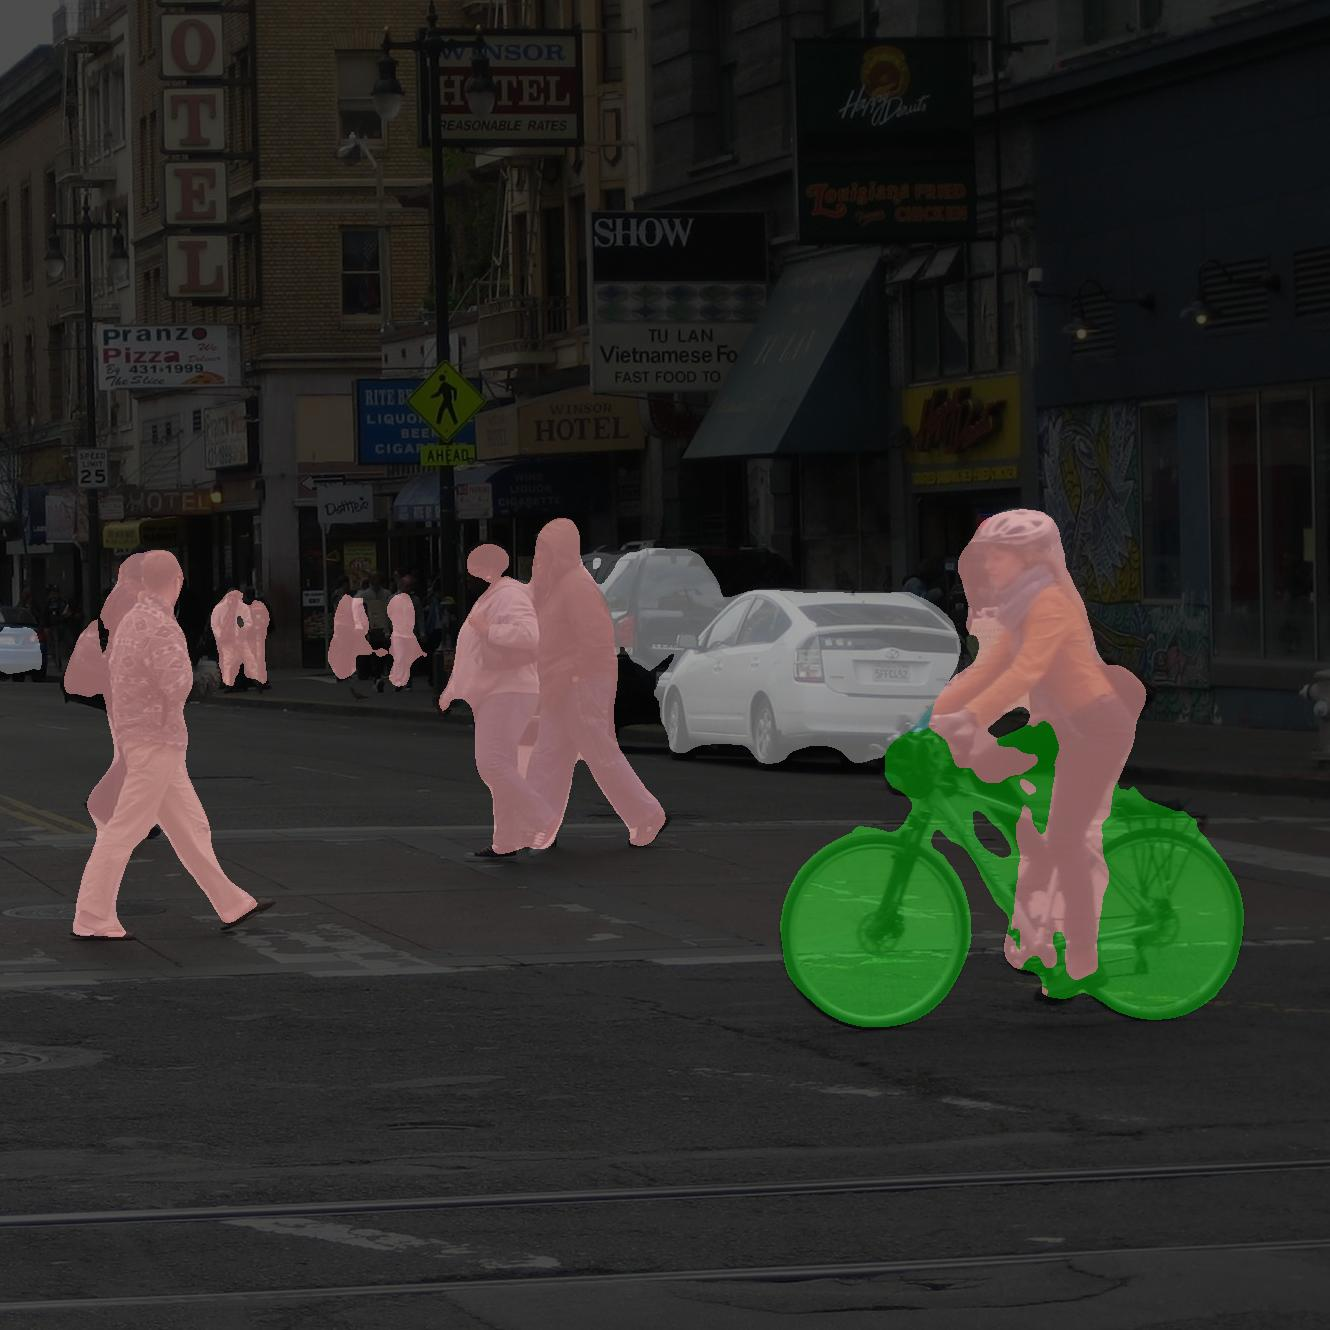

This figure's Python source:
#----------------------------------------------------#
#   将单张图片预测、摄像头检测和FPS测试功能
#   整合到了一个py文件中，通过指定mode进行模式的修改。
#----------------------------------------------------#
import time

import cv2
import numpy as np
from PIL import Image

from unet import Unet

if __name__ == "__main__":
    #-------------------------------------------------------------------------#
    #   如果想要修改对应种类的颜色，到__init__函数里修改self.colors即可
    #-------------------------------------------------------------------------#
    unet = Unet()
    #----------------------------------------------------------------------------------------------------------#
    #   mode用于指定测试的模式：
    #   'predict'表示单张图片预测，如果想对预测过程进行修改，如保存图片，截取对象等，可以先看下方详细的注释
    #   'video'表示视频检测，可调用摄像头或者视频进行检测，详情查看下方注释。
    #   'fps'表示测试fps，使用的图片是img里面的street.jpg，详情查看下方注释。
    #   'dir_predict'表示遍历文件夹进行检测并保存。默认遍历img文件夹，保存img_out文件夹，详情查看下方注释。
    #----------------------------------------------------------------------------------------------------------#
    mode = "predict"
    #----------------------------------------------------------------------------------------------------------#
    #   video_path用于指定视频的路径，当video_path=0时表示检测摄像头
    #   想要检测视频，则设置如video_path = "xxx.mp4"即可，代表读取出根目录下的xxx.mp4文件。
    #   video_save_path表示视频保存的路径，当video_save_path=""时表示不保存
    #   想要保存视频，则设置如video_save_path = "yyy.mp4"即可，代表保存为根目录下的yyy.mp4文件。
    #   video_fps用于保存的视频的fps
    #   video_path、video_save_path和video_fps仅在mode='video'时有效
    #   保存视频时需要ctrl+c退出或者运行到最后一帧才会完成完整的保存步骤。
    #----------------------------------------------------------------------------------------------------------#
    video_path      = 0
    video_save_path = ""
    video_fps       = 25.0
    #-------------------------------------------------------------------------#
    #   test_interval用于指定测量fps的时候，图片检测的次数
    #   理论上test_interval越大，fps越准确。
    #-------------------------------------------------------------------------#
    test_interval = 100
    #-------------------------------------------------------------------------#
    #   dir_origin_path指定了用于检测的图片的文件夹路径
    #   dir_save_path指定了检测完图片的保存路径
    #   dir_origin_path和dir_save_path仅在mode='dir_predict'时有效
    #-------------------------------------------------------------------------#
    dir_origin_path = "img/"
    dir_save_path   = "img_out/"

    if mode == "predict":
        '''
        predict.py有几个注意点
        1、该代码无法直接进行批量预测，如果想要批量预测，可以利用os.listdir()遍历文件夹，利用Image.open打开图片文件进行预测。
        具体流程可以参考get_miou_prediction.py，在get_miou_prediction.py即实现了遍历。
        2、如果想要保存，利用r_image.save("img.jpg")即可保存。
        3、如果想要原图和分割图不混合，可以把blend参数设置成False。
        4、如果想根据mask获取对应的区域，可以参考detect_image函数中，利用预测结果绘图的部分，判断每一个像素点的种类，然后根据种类获取对应的部分。
        seg_img = np.zeros((np.shape(pr)[0],np.shape(pr)[1],3))
        for c in range(self.num_classes):
            seg_img[:, :, 0] += ((pr == c)*( self.colors[c][0] )).astype('uint8')
            seg_img[:, :, 1] += ((pr == c)*( self.colors[c][1] )).astype('uint8')
            seg_img[:, :, 2] += ((pr == c)*( self.colors[c][2] )).astype('uint8')
        '''
        while True:
            img = input('Input image filename:')
            try:
                image = Image.open(img)
            except:
                print('Open Error! Try again!')
                continue
            else:
                r_image = unet.detect_image(image)
                r_image.save('predict.jpg')
                r_image.show()

    elif mode == "video":
        capture=cv2.VideoCapture(video_path)
        if video_save_path!="":
            fourcc = cv2.VideoWriter_fourcc(*'XVID')
            size = (int(capture.get(cv2.CAP_PROP_FRAME_WIDTH)), int(capture.get(cv2.CAP_PROP_FRAME_HEIGHT)))
            out = cv2.VideoWriter(video_save_path, fourcc, video_fps, size)

        ref, frame = capture.read()
        if not ref:
            raise ValueError("未能正确读取摄像头（视频），请注意是否正确安装摄像头（是否正确填写视频路径）。")

        fps = 0.0
        while(True):
            t1 = time.time()
            # 读取某一帧
            ref, frame = capture.read()
            if not ref:
                break
            # 格式转变，BGRtoRGB
            frame = cv2.cvtColor(frame,cv2.COLOR_BGR2RGB)
            # 转变成Image
            frame = Image.fromarray(np.uint8(frame))
            # 进行检测
            frame = np.array(unet.detect_image(frame))
            # RGBtoBGR满足opencv显示格式
            frame = cv2.cvtColor(frame,cv2.COLOR_RGB2BGR)
            
            fps  = ( fps + (1./(time.time()-t1)) ) / 2
            print("fps= %.2f"%(fps))
            frame = cv2.putText(frame, "fps= %.2f"%(fps), (0, 40), cv2.FONT_HERSHEY_SIMPLEX, 1, (0, 255, 0), 2)
            
            cv2.imshow("video",frame)
            c= cv2.waitKey(1) & 0xff 
            if video_save_path!="":
                out.write(frame)

            if c==27:
                capture.release()
                break
        print("Video Detection Done!")
        capture.release()
        if video_save_path!="":
            print("Save processed video to the path :" + video_save_path)
            out.release()
        cv2.destroyAllWindows()

    elif mode == "fps":
        img = Image.open('img/street.jpg')
        tact_time = unet.get_FPS(img, test_interval)
        print(str(tact_time) + ' seconds, ' + str(1/tact_time) + 'FPS, @batch_size 1')
        
    elif mode == "dir_predict":
        import os
        from tqdm import tqdm

        img_names = os.listdir(dir_origin_path)
        for img_name in tqdm(img_names):
            if img_name.lower().endswith(('.bmp', '.dib', '.png', '.jpg', '.jpeg', '.pbm', '.pgm', '.ppm', '.tif', '.tiff')):
                image_path  = os.path.join(dir_origin_path, img_name)
                image       = Image.open(image_path)
                r_image     = unet.detect_image(image)
                if not os.path.exists(dir_save_path):
                    os.makedirs(dir_save_path)
                r_image.save(os.path.join(dir_save_path, img_name))
                
    else:
        raise AssertionError("Please specify the correct mode: 'predict', 'video', 'fps' or 'dir_predict'.")
